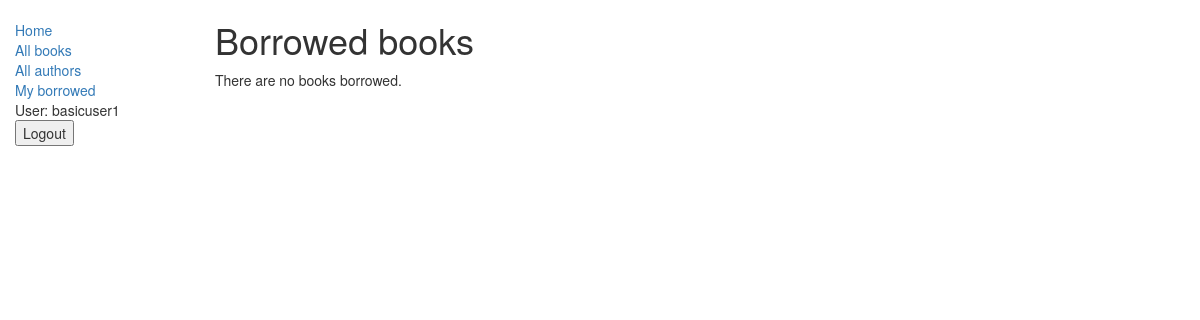
The app's page /catalog/mybooks/ (signed in), older data.
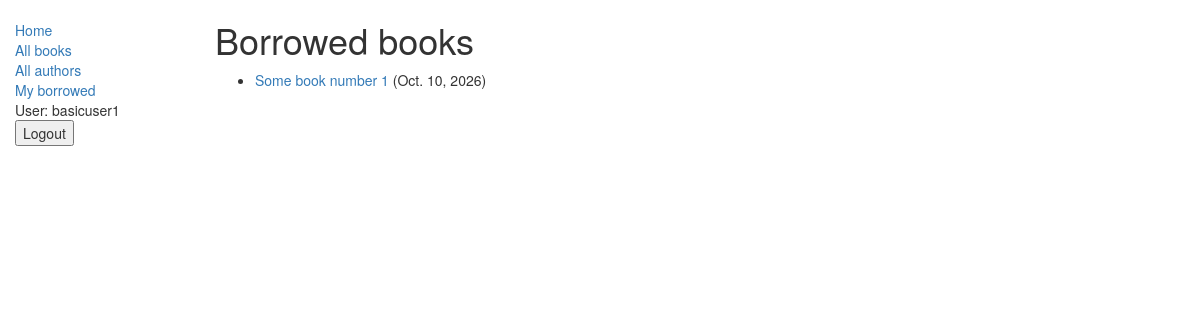
The same page, newer data.
### catalog/models.py (models this page shows, shortened)
class BookInstance(models.Model):
    id = models.UUIDField(
        primary_key=True,
        default=uuid.uuid4,
        help_text="Unique ID for this particular book across whole library"
    )
    book = models.ForeignKey("Book", on_delete=models.SET_NULL, null=True)
    imprint = models.CharField(max_length=200)
    due_back = models.DateField(null=True, blank=True)
    borrower = models.ForeignKey(User, on_delete=models.SET_NULL, null=True, blank=True)
    LOAN_STATUS = (
        ("m", "Maintenance"),
        ("o", "On loan"),
        ("a", "Available"),
        ("r", "Reserved"),
    )
    status = models.CharField(
        max_length=1,
        choices=LOAN_STATUS,
        blank=True,
        default="m",
        help_text="Book availability"
    )
    class Meta:
        ordering = ["due_back"]
        permissions = (("can_mark_returned", "Set book as returned"),)
    def display_title(self):
        return self.book.title
    @property
    def is_overdue(self):
        if self.due_back and date.today() > self.due_back:
            return True
        return False
    display_title.short_description = 'Title'

class Book(models.Model):
    title = models.CharField(max_length=200)
    author = models.ForeignKey("Author", on_delete=models.SET_NULL, null=True)
    summary = models.TextField(
        max_length=1000,
        help_text="Enter a brief description of the book"
    )
    isbn = models.CharField(
        "ISBN",
        max_length=13,
        help_text='13 Character <a href="https://www.isbn-international.org/content/what-isbn">ISBN number</a>'
    )
    genre = models.ManyToManyField(Genre, help_text="Select a genre for this book")
    language = models.ForeignKey('Language', on_delete=models.SET_NULL, null=True)
    def display_genre(self):
        """
        Creates a string for the Genre. This is required to display genre in Admin.
        """
        return ', '.join([genre.name for genre in self.genre.all()[:3]])
    display_genre.short_description = 'Genre'

### catalog/views.py (the view)
# urls.py: path('mybooks/', views.LoanedBooksByUserListView.as_view(), name='my-borrowed'),
class LoanedBooksByUserListView(LoginRequiredMixin,generic.ListView):
    model = BookInstance
    template_name ='catalog/bookinstance_list_borrowed_user.html'
    paginate_by = 10
    def get_queryset(self):
        return BookInstance.objects.filter(borrower=self.request.user).filter(status__exact='o').order_by('due_back')

### catalog/templates/catalog/bookinstance_list_borrowed_user.html
{% extends "base_generic.html" %}
{% block content %}
    <h1>Borrowed books</h1>
    {% if bookinstance_list %}
    <ul>
      {% for bookinst in bookinstance_list %}
      <li class="{% if bookinst.is_overdue %}text-danger{% endif %}">
        <a href="{% url 'book-detail' bookinst.book.pk %}">{{bookinst.book.title}}</a> ({{ bookinst.due_back }})
      </li>
      {% endfor %}
    </ul>
    {% else %}
      <p>There are no books borrowed.</p>
    {% endif %}
{% endblock %}

Row changes from the older to the newer data that the page shows:
added BookInstance: book "Some book number 1", due_back "Oct. 10, 2026"
Text that changed along with them:
text no longer shown: "There are no books borrowed."
